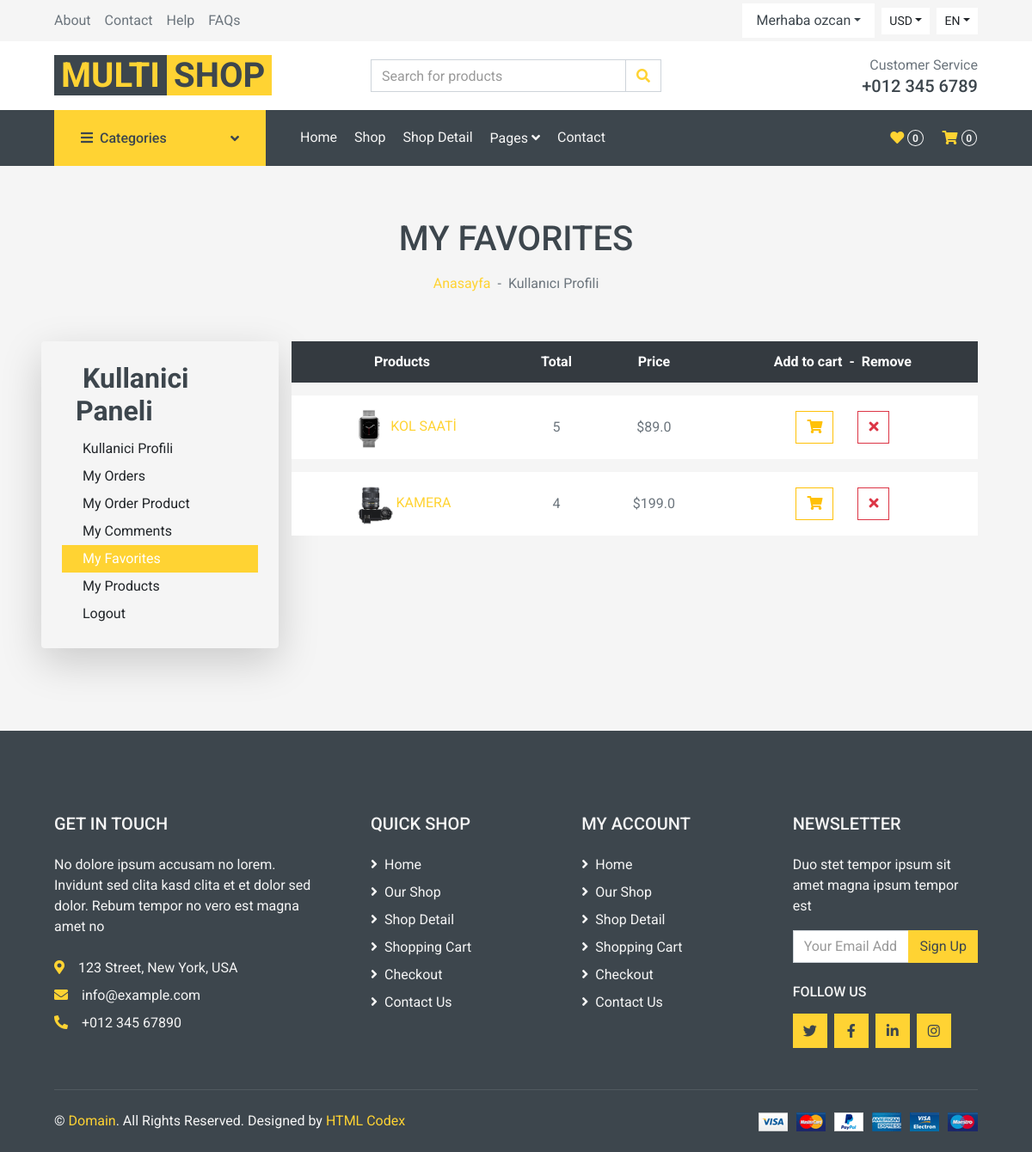
Page /user/favorites (signed in) on the committed database.
### order/models.py (models this page shows)
class Favorites(models.Model):
    user = models.ForeignKey(User, on_delete=models.SET_NULL, null=True)
    product = models.ForeignKey(Product, on_delete=models.SET_NULL, null=True)
    quantity = models.IntegerField()
    def __str__(self):
        if self.product:
            return self.product.title
        return f"Favorit-{self.id}"
    @property
    def price(self):
        if self.product:
            return self.product.price
        return f"Favorit-{self.price}"
    @property
    def amount(self):
        if self.product:
            return self.product.amount
        return f"Favorit-{self.id}"

### product/models.py (models this page shows, shortened)
class Product(models.Model):
    STATUS = (('True', 'Evet'),
            ('False', 'Hayir'), )
    category = models.ForeignKey(Category, on_delete=models.CASCADE) #many to one relation with Category
    title = models.CharField(max_length=150)
    keywords = models.CharField(max_length=255)
    description = models.TextField(max_length=255)
    image = models.ImageField(blank=True, upload_to='images/')
    price= models.FloatField()
    amount = models.IntegerField(default=0)
    detail = models.TextField()
    status = models.CharField(max_length=10,choices=STATUS)
    slug = models.SlugField(null=False, unique=True)
    create_at = models.DateTimeField(auto_now_add=True)
    update_at = models.DateTimeField(auto_now=True)
    def category_tag(self):
        return self.category
    category_tag.short_description = "Kategori"
    def image_tag(self):
        return mark_safe('<img src="{}" height="50"/>'.format(self.image.url))
    image_tag.short_description = 'Image'

### user/views.py (the view)
# urls.py: path('favorites', views.user_favorites, name='user_favorites'),
@login_required(login_url='/login') # Check login
def user_favorites(request):
    current_user = request.user  # Access User Session information
    urunler = Product.objects.all()
    favorites = Favorites.objects.filter(user_id=current_user.id)
    context = {'favorites': favorites,
               'urunler': urunler,}
    return render(request, 'user_favorites.html', context)

### user/templates/user_favorites.html (shortened to what this page needs)
{% extends 'homebase.html' %}
{% load static %}
{% block body %}
{% include 'sidebar.html' %}
<div class="container-fluid bg-secondary mb-4">
    <div class="d-flex flex-column align-items-center justify-content-center" style="min-height: 150px">
        <h1 class="font-weight-semi-bold text-uppercase mb-3">My Favorites</h1>
        <div class="d-inline-flex">
            <p class="m-0"><a href="/">Anasayfa</a></p>
            <p class="m-0 px-2">-</p>
            <p class="m-0">Kullanıcı Profili</p>
        </div>
    </div>
</div>
    <div class="container-fluid">
        <div class="row px-xl-5">
            {% include 'user_panel.html' %}
            <div class="col-lg-9 table-responsive mb-5">
                <table class="table table-light table-borderless table-hover text-center mb-0">
                    <thead class="thead-dark">
                        <tr>
                            <th>Products</th>
                            <th>Total</th>
                            <th>Price</th>
                            <th>Add to cart<span class="mx-2">-</span>Remove</th>
                        </tr>
                    </thead>
                    <tbody class="align-middle">
                    {% for urun in favorites %}
                        <tr class="product_data">
                            <td class="align-middle">
                            {% for favin in urunler %}
                                <a href="/product_detail/{{ favin.id }}/{{ favin.slug }}">
                            {% endfor %}
                                <img src="{{ urun.product.image.url}}" alt="" style="width: 50px;">{{ urun }}
                                </a>
                            </td>
                            <td class="align-middle">{{urun.amount}}</td>
                            <td class="align-middle">${{urun.price}}</td>
                            <td class="align-middle">
                                {% for favin in urunler %}
                                <a href="/order/addtocart/{{ favin.id }}">
                                {% endfor %}
                                    <button class="btn btn-outline-warning mr-4"><i class="fa fa-shopping-cart"></i></button></a>
                                <a href="/order/deletefromfavorits/{{ urun.id }}"><button class="btn btn-outline-danger"><i class="fa fa-times"></i></button></a>
                            </td>
                        </tr>
                    {% endfor %}
                    </tbody>
                </table>
            </div>
        </div>
    </div>
{% endblock %}

### home/templates/header.html (shortened to what this page needs)
{% load static %}
    <div class="container-fluid">
        <div class="row bg-secondary py-1 px-xl-5">
            <div class="col-lg-6 d-none d-lg-block">
                <div class="d-inline-flex align-items-center h-100">
                    <a class="text-body mr-3" href="">About</a>
                    <a class="text-body mr-3" href="">Contact</a>
                    <a class="text-body mr-3" href="">Help</a>
                    <a class="text-body mr-3" href="">FAQs</a>
                </div>
            </div>
            <div class="col-lg-6 text-center text-lg-right">
                <div class="d-inline-flex align-items-center">
                    <div class="btn-group">
                        {%  if user.id is not None %}
                        <div class="nav-item dropdown btn-light">
                            <a href="#" class="nav-link dropdown-toggle text-dark" data-toggle="dropdown"> Merhaba {{ user.username }}</a>
                        </div>
                        {% else %}
                        <button type="button" class="btn btn-sm btn-light dropdown-toggle" data-toggle="dropdown">My Account</button>
                        <div class="dropdown-menu dropdown-menu-right">
                            <a href="/login" class="dropdown-item" type="button">Sign in</a>
                            <a href="/signup" class="dropdown-item" type="button">Sign up</a>
                        </div>
                        {% endif %}
                    </div>
                    <div class="btn-group mx-2">
                        <button type="button" class="btn btn-sm btn-light dropdown-toggle" data-toggle="dropdown">USD</button>
                    </div>
                    <div class="btn-group">
                        <button type="button" class="btn btn-sm btn-light dropdown-toggle" data-toggle="dropdown">EN</button>
                    </div>
                </div>
            </div>
        </div>
        <div class="row align-items-center bg-light py-3 px-xl-5 d-none d-lg-flex">
            <div class="col-lg-4">
                <a href="/" class="text-decoration-none">
                    <span class="h1 text-uppercase text-primary bg-dark px-2">Multi</span>
                    <span class="h1 text-uppercase text-dark bg-primary px-2 ml-n1">Shop</span>
                </a>
            </div>
            <div class="col-lg-4 col-6 text-left">
                <form action="{% url 'search' %}" method="post">
                    <div class="input-group">
                        <input type="text" class="form-control" name="query" placeholder="Search for products">
                        <div class="input-group-append">
                            <span class="input-group-text bg-transparent text-primary">
                                <i class="fa fa-search"></i>
                            </span>
                        </div>
                    </div>
                </form>
            </div>
            <div class="col-lg-4 col-6 text-right">
                <p class="m-0">Customer Service</p>
                <h5 class="m-0">+012 345 6789</h5>
            </div>
        </div>
    </div>

### rows in the picture
Favorites: product.image (picture), product.title "KOL SAATİ", amount "5", price "89.0"
Favorites: product.image (picture), product.title "KAMERA", amount "4", price "199.0"

### other values in the picture
{{ user.username }} "ozcan"
